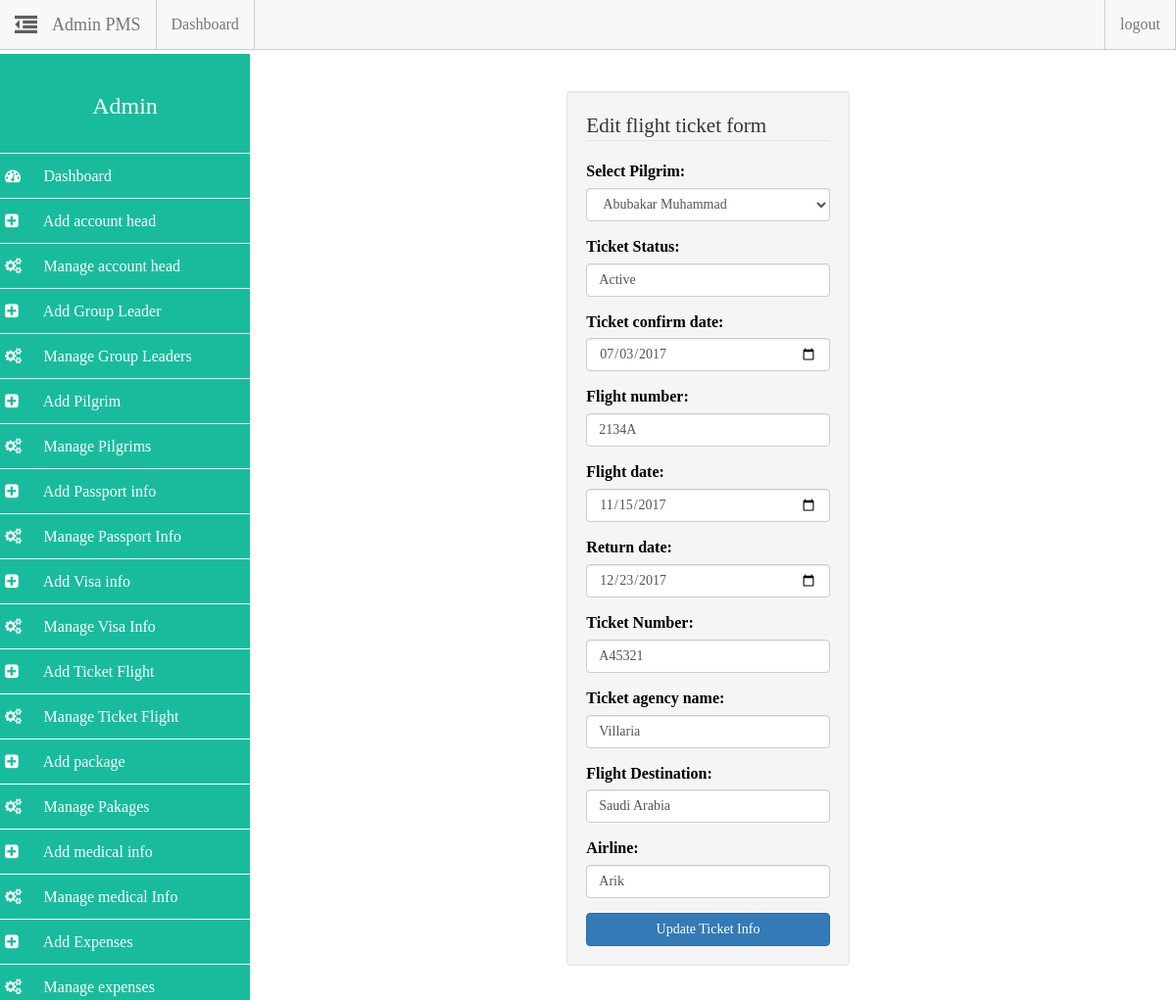
/admin/admin.php?action=edit_ticket&id=1 (signed in), run on the app's committed database.
### tables this page shows
CREATE TABLE `pilgrim_info` (
  `pilgrim_id` int(14) NOT NULL,
  `p_name` varchar(255) DEFAULT NULL,
  `p_mobile` varchar(22) DEFAULT NULL,
  `p_mail` varchar(40) DEFAULT NULL,
  `p_address` varchar(200) DEFAULT NULL,
  `p_mstatus` varchar(22) DEFAULT NULL,
  `p_occupation` varchar(22) DEFAULT NULL,
  `p_age` varchar(22) DEFAULT NULL,
  `p_sex` varchar(22) DEFAULT NULL,
  `p_dob` date DEFAULT NULL,
  `p_police_station` varchar(33) DEFAULT NULL,
  `p_district` varchar(33) DEFAULT NULL,
  `p_fathers_name` varchar(100) DEFAULT NULL,
  `p_mother_name` varchar(100) DEFAULT NULL,
  `p_spouse_name` varchar(100) DEFAULT NULL,
  `p_mahrims_name` varchar(100) DEFAULT NULL,
  `p_nid_no` varchar(22) DEFAULT NULL,
  `p_img` text,
  `p_nationality` varchar(33) DEFAULT NULL,
  `gl_id` int(11) DEFAULT NULL,
  `username` varchar(255) NOT NULL,
  `password` varchar(255) NOT NULL
);

CREATE TABLE `ticket_flight` (
  `t_slno` int(12) NOT NULL,
  `pilgrim_id` int(12) NOT NULL,
  `t_status` varchar(12) NOT NULL,
  `t_confirm_date` date DEFAULT NULL,
  `flight_no` varchar(20) DEFAULT NULL,
  `flight_date` date DEFAULT NULL,
  `return_date` date DEFAULT NULL,
  `t_num` varchar(24) DEFAULT NULL,
  `t_agency_name` varchar(55) DEFAULT NULL,
  `flight_dest` varchar(33) DEFAULT NULL,
  `airline` text NOT NULL
);

### admin/includes/edit_ticket.php (the view, shortened to what this page needs)
<?php
$pid = $_GET["id"];
$query = mysqli_query($dbc, "SELECT * FROM ticket_flight WHERE pilgrim_id='$pid'");
$data = mysqli_fetch_array($query);
?>
<div class="row">
	<div class="col-md-4 col-md-offset-4">
		<br>
		<div class="well">
			<form method="POST" action="admin.php?action=edit_ticket&id=<?php echo $pid; ?>">
				<fieldset>
					<legend>Edit flight ticket form</legend>
					<div class="form-group">
						<label for="pilgrim_id">Select Pilgrim:</label>
						<select name="pilgrim_id" id="pilgrim_id" value="" class="form-control">
							<option value="<?php echo $data["pilgrim_id"] ?>">
								<?php $gq = mysqli_query($dbc, "SELECT p_name FROm pilgrim_info WHERE pilgrim_id=".$data["pilgrim_id"]);
								$d = mysqli_fetch_array($gq);
								echo $d["p_name"];
								 ?>
							</option>
						</select>
					</div>
					<div class="form-group">
						<label for="t_status">Ticket Status:</label>
						<input type="text" name="t_status" id="t_status" value="<?php echo $data['t_status']; ?>" class="form-control" placeholder="Visa status" required>
					</div>
					<div class="form-group">
						<label for="t_confirm_date">Ticket confirm date:</label>
						<input type="date" name="t_confirm_date" id="t_confirm_date" value="<?php echo $data['t_confirm_date']; ?>" class="form-control" required>
					</div>
					<div class="form-group">
						<label for="flight_no">Flight number:</label>
						<input type="text" name="flight_no" id="flight_no" value="<?php echo $data['flight_no']; ?>" class="form-control" placeholder="Passport status" required>
					</div>
					<div class="form-group">
						<label for="flight_date">Flight date:</label>
						<input type="date" name="flight_date" id="flight_date" value="<?php echo $data['flight_date']; ?>" class="form-control" required>
					</div>
					<div class="form-group">
						<label for="return_date">Return date:</label>
						<input type="date" name="return_date" id="return_date" value="<?php echo $data['return_date']; ?>" class="form-control" required>
					</div>
					<div class="form-group">
						<label for="t_num">Ticket Number:</label>
						<input type="text" name="t_num" id="t_num" value="<?php echo $data['t_num']; ?>" class="form-control" placeholder="Ticket number" required>
					</div>
					<div class="form-group">
						<label for="t_agency_name">Ticket agency name:</label>
						<input type="text" name="t_agency_name" id="t_agency_name" value="<?php echo $data['t_agency_name']; ?>" class="form-control" placeholder="Ticket agency name" required>
					</div>
					<div class="form-group">
						<label for="flight_dest">Flight Destination:</label>
						<input type="text" name="flight_dest" id="flight_dest" value="<?php echo $data['flight_dest']; ?>" class="form-control" placeholder="ticket destination" required>
					</div>
					<div class="form-group">
						<label for="airline">Airline:</label>
						<input type="text" name="airline" id="airline" value="<?php echo $data['airline']; ?>" class="form-control" placeholder="airline" required>
					</div>
					<button class="btn btn-block btn-primary" type="submit" name="edit_ticket">Update Ticket Info</button>
				</fieldset>
			</form>
		</div>
	</div>
</div>

### assets/css/styles.css (style rules this page uses)
html { color: #222; font-size: 1em; line-height: 1.4; }
fieldset { border: 0; margin: 0; padding: 0; }
body { padding-top: 55px; font-family: ubuntu; font-size: 100%; color: #000 !important; }

### assets/css/sidebar.css (style rules this page uses)
* { box-sizing: border-box; -webkit-box-sizing: border-box; -moz-box-sizing: border-box; }
body { padding-top: 55px; }

### data on the page
pilgrim_info: pilgrim_id "Abubakar Muhammad"
ticket_flight: t_status "Active", t_confirm_date "07/03/2017", flight_no "2134A", flight_date "11/15/2017", return_date "12/23/2017", t_num "A45321", t_agency_name "Villaria", flight_dest "Saudi Arabia", airline "Arik"
